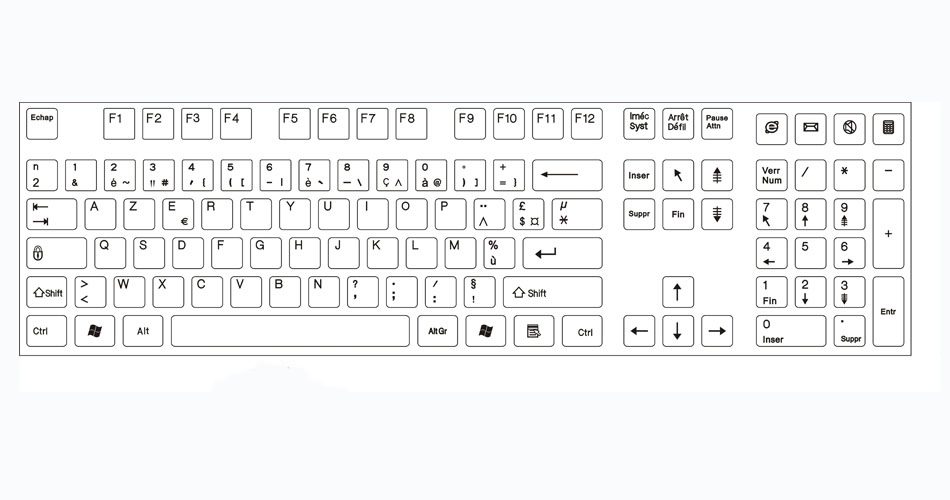
#> input picture Logitech-Keypad/azerty.jpg, 950 x 500 px
$ python -i paper_writing.py   (imports and definitions only)   (older library calls are emulated)
#> lines starting #> are read from the running program, lines starting #| are printed output that depends on the picture; after the words box and inside, x2 and y2 are one past the last pixel; in counts of white or black regions, pixels touching at a corner belong together
#> further down, picture is the input picture: shape (500, 950, 3); mean B, G, R 245, 244.2, 243.8
### Logitech-Keypad/paper_selection.py
"""Select a marked region from a captured RGB page using OpenCV's BGR image."""

from dataclasses import dataclass
from typing import Optional, Tuple

import cv2
import numpy as np

Bounds = Tuple[int, int, int, int]


@dataclass(frozen=True)
class PaperSelection:
    """A crop and its half-open pixel bounds in the unmodified source frame."""

    image: np.ndarray
    bounds: Optional[Bounds]
    kind: str
    reason: str = ""


def select_paper_region(frame: np.ndarray, roi: Optional[Bounds] = None, *, allow_dashed=False) -> PaperSelection:
    """Use a manual rectangle, the contents of a drawn loop, or the full page.

    Draw one oval around the required ink, leaving a gap between the writing and
    the oval. The original frame stays available for review or another selection.
    """
#> called with allow_dashed = False
    if frame.dtype != np.uint8 or frame.ndim != 3 or frame.shape[2] != 3 or not frame.size:
        raise ValueError("Select paper from a non-empty BGR image.")
    height, width = frame.shape[:2]
#> height = 500; width = 950
    if roi is not None:
        if len(roi) != 4:
            raise ValueError("A selection needs two corners.")
        ax, ay, bx, by = roi
        left, right = sorted((max(0, min(width, ax)), max(0, min(width, bx))))
        top, bottom = sorted((max(0, min(height, ay)), max(0, min(height, by))))
        if right - left < 8 or bottom - top < 8:
            raise ValueError("Drag a larger selection around the writing.")
        bounds = int(left), int(top), int(right), int(bottom)
        x0, y0, x1, y1 = bounds
        return PaperSelection(frame[y0:y1, x0:x1].copy(), bounds, "manual")
    if min(height, width) < 48:
        return PaperSelection(frame, None, "full")

    scale = min(1.0, 1100 / max(width, height))
#> scale = 1
    preview = cv2.resize(frame, None, fx=scale, fy=scale, interpolation=cv2.INTER_AREA) if scale < 1 else frame
    gray = cv2.cvtColor(preview, cv2.COLOR_BGR2GRAY)
    block = min(81, max(31, (min(gray.shape) // 10) | 1))
#> block = 51
    ink = cv2.adaptiveThreshold(gray, 255, cv2.ADAPTIVE_THRESH_GAUSSIAN_C,
                                cv2.THRESH_BINARY_INV, block, 9)
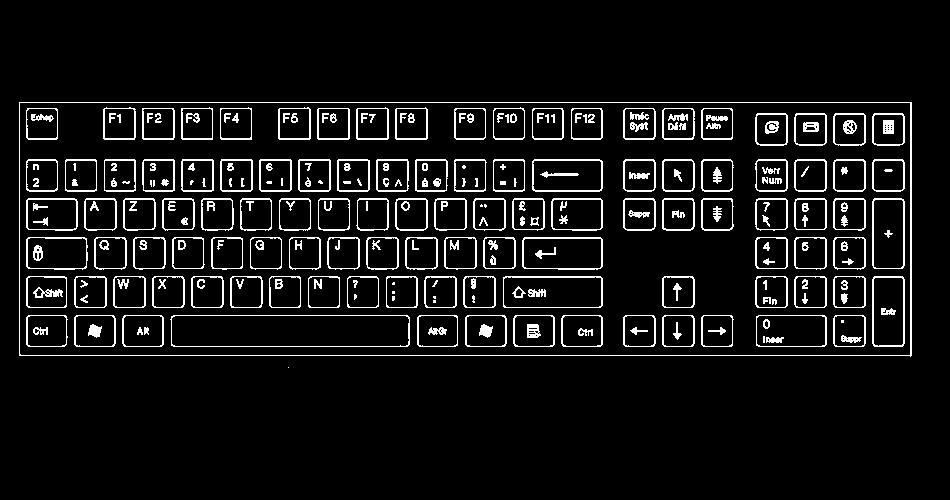
#> ink: shape (500, 950); 7.2% white in thin lines or dots, all inside (x1, y1, x2, y2) = (19, 102, 912, 368)
    candidates = _loops(ink, 3)
    if allow_dashed:
        for gap in (25, 17, 9):
            dashed = _loops(ink, gap)
            if dashed:
                candidates = dashed
                break
    if len(candidates) != 1:
        reason = "multiple circles" if candidates else ""
        return PaperSelection(frame, None, "full", reason)

    contour, (x, y, w, h) = candidates[0]
    source_scale = np.array([width / gray.shape[1], height / gray.shape[0]])
    margin = max(6, round(0.035 * min(w, h) / scale))
    x0 = max(0, int(x * source_scale[0]) - margin)
    y0 = max(0, int(y * source_scale[1]) - margin)
    x1 = min(width, int(np.ceil((x + w) * source_scale[0])) + margin)
    y1 = min(height, int(np.ceil((y + h) * source_scale[1])) + margin)
    mask = np.zeros((y1 - y0, x1 - x0), dtype=np.uint8)
    local_contour = np.rint(contour * source_scale).astype(np.int32) - np.array([x0, y0], dtype=np.int32)
    cv2.drawContours(mask, [local_contour], -1, 255, cv2.FILLED)
    inset = max(1, round(2 / scale))
    mask = cv2.erode(mask, np.ones((2 * inset + 1, 2 * inset + 1), dtype=np.uint8))
    cropped = frame[y0:y1, x0:x1].copy()
    cropped[mask == 0] = 255
    return PaperSelection(cropped, (x0, y0, x1, y1), "circle")


def _loops(ink, gap):
#> called with gap = 3
    kernel = cv2.getStructuringElement(cv2.MORPH_ELLIPSE, (gap, gap))
    strokes = (cv2.morphologyEx(ink, cv2.MORPH_CLOSE, kernel) if gap == 3
               else cv2.dilate(ink, kernel))
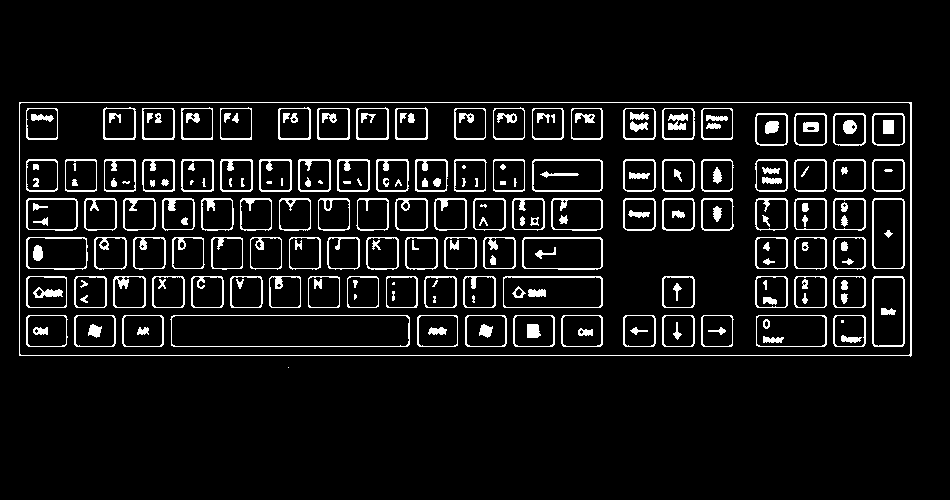
#> strokes: shape (500, 950); 7.5% white in thin lines or dots, all inside (x1, y1, x2, y2) = (19, 102, 912, 368)
    contours, hierarchy = cv2.findContours(strokes, cv2.RETR_TREE, cv2.CHAIN_APPROX_SIMPLE)
#> contours = 380 contours, 53 with area under 20; largest, box (x1, y1, x2, y2) and area: (19, 102, 912, 357) 225677, (19, 102, 911, 356) 225415, (170, 315, 410, 347) 7372, (171, 315, 410, 347) 7332, (503, 276, 603, 308) 3063
    if hierarchy is None:
        return []
    candidates = []
    joined = set()
    for inner, (_, _, child, parent) in enumerate(hierarchy[0]):
        if (gap == 3 and child < 0) or parent < 0 or hierarchy[0, parent, 3] >= 0 or parent in joined:
            continue
        contour = contours[inner]
        outer = contours[parent]
        if gap > 3:
            if len(outer) < 5:
                continue
            center, diameters, angle = cv2.fitEllipse(outer)
            axes = tuple(round(axis / 2 - gap / 2 - 4) for axis in diameters)
            if min(axes) < 12:
                continue
            contour = cv2.ellipse2Poly(tuple(round(v) for v in center), axes, round(angle), 0, 360, 5)
        x, y, w, h = cv2.boundingRect(contour)
        if (w < max(48, ink.shape[1] * 0.08) or h < max(24, ink.shape[0] * 0.045)
                or max(w / h, h / w) > 10):
            continue
        area = cv2.contourArea(contour)
        outer_area = cv2.contourArea(outer)
        if (not outer_area or area / outer_area < (0.64 if gap == 3 else 0.45)
                or not 0.50 <= area / (w * h) <= 0.93
                or area > ink.size * 0.78):
            continue
        if len(cv2.approxPolyDP(contour, max(1.5, 0.07 * min(w, h)), True)) < 5:
            continue
        hull_area = cv2.contourArea(cv2.convexHull(contour))
        if not hull_area or area / hull_area < 0.86:
            continue
        # A loop is a hollow stroke with separate ink inside it.
        enclosed = np.zeros((h, w), dtype=np.uint8)
        cv2.drawContours(enclosed, [contour], -1, 255, cv2.FILLED, offset=(-x, -y))
        clear_interior = cv2.erode(enclosed, np.ones((5, 5), dtype=np.uint8))
        interior_ink = cv2.countNonZero(cv2.bitwise_and(ink[y:y+h, x:x+w], clear_interior))
        if max(15, area * 0.003) <= interior_ink <= area * 0.38:
            if gap > 3:
                perimeter = np.zeros_like(ink)
                cv2.drawContours(perimeter, [contour], -1, 255, gap + 8)
                original = cv2.bitwise_and(perimeter, ink)
                _, _, stats, centroids = cv2.connectedComponentsWithStats(original)
                fragments = centroids[1:][stats[1:, cv2.CC_STAT_AREA] >= 5]
                quadrants = {(cx >= center[0], cy >= center[1]) for cx, cy in fragments}
                if len(quadrants) < 4:
                    continue
                joined.add(parent)
            candidates.append((contour, (x, y, w, h)))
#> this loop made 380 passes
#> (child, parent) on passes 1, 2, 4: (-1, -1), (2, -1), (4, 2)
#> after the loop, candidates = []; joined = 0 items
    return candidates

### Logitech-Keypad/paper_pen.py
"""Estimate a pen tip near a tracked writing grip in camera coordinates."""

from dataclasses import dataclass

import cv2
import numpy as np


# [152 lines left out: functions locate_pen, _centered_endpoint, draw_trajectory, split_strokes, stroke_bounds, render_strokes and 1 more, not called in this run]


def rotate_image(image, rotation):
    codes = {90: cv2.ROTATE_90_CLOCKWISE, 180: cv2.ROTATE_180, 270: cv2.ROTATE_90_COUNTERCLOCKWISE}
    return image if image is None or rotation % 360 == 0 else cv2.rotate(image, codes[rotation % 360])


# [59 lines left out: functions render_trace, find_closed_loop, not called in this run]


@dataclass(frozen=True)
class PenTip:
    point: tuple
    grip: tuple
    radius: int
    scale: float
    visual: bool


def _landmark(hand, index):
    landmarks = hand.get("landmarks") or ()
    return np.asarray(landmarks[index]["pixel"], float) if index < len(landmarks) else None


# [44 lines left out: functions pen_grip, estimate_pen_tip, not called in this run]


class OneEuro:
    """One Euro filter: steady when the pen is slow, responsive when it moves quickly."""

    # [4 lines left out: function __init__, not called in this run]

    @staticmethod
    def _alpha(dt, cutoff):
        return 1 / (1 + 1 / (2 * np.pi * cutoff * dt))

    # [11 lines left out: function __call__, not called in this run]


class PenTipTracker:
    """Smoothed pen-tip landmark per hand, with a grip-to-tip offset learned from visible shafts."""

    def __init__(self):
        self.filters, self.bias = {}, {}

    # [15 lines left out: function update, not called in this run]

### Logitech-Keypad/paper_writing.py
"""Collect in-memory writing evidence from synchronized RGB frames and host hand landmarks.

While a recording runs, every writing-hand sample places a smoothed pen-tip landmark
(paper_pen.PenTipTracker). A tip sample counts as pen-down only once new ink is visible
under it compared with the reference frame captured when the key was pressed, so hover
moves drop out of the trajectory. The recognition crop is the pen-down trajectory joined
with nearby new ink. A small closed circle drawn last ends the recording on its own.
"""

from collections import deque
from dataclasses import dataclass
from typing import Optional

import cv2
import numpy as np

from paper_pen import PenTipTracker, find_closed_loop, pen_grip, render_strokes, stroke_bounds
from paper_selection import PaperSelection, select_paper_region

INK_DELTA = 28  # Gray levels a pixel must darken against the reference frame to count as ink.
# Exposure-normalized ink tests: darkness is 1 - pixel / local paper brightness, so an
# auto-exposure or lighting change that scales the whole page does not create ink.
INK_DARK = 0.07  # New ink is at least this much darker than the paper around it ...
INK_GAIN = 0.07  # ... and darker by at least this much than the same spot before writing.
# Faint ballpoint on an overexposed page measured only 0.07-0.09 darker than the paper on the
# LVNext camera, while frame-to-frame noise stays below that in components of a few pixels.
PAPER_SHARE = 0.6  # A tip sample over a region darker than this share of the paper is off the page.


@dataclass(frozen=True)
class WritingSelection:
    page: PaperSelection
    evidence: np.ndarray = None
    trace: np.ndarray = None
    trace_reliable: bool = False
    end_marked: bool = False
    strokes: tuple = ()  # Pen-down strokes in frame coordinates, in writing order.
    rotation: int = 0  # Clockwise degrees that turn the frame upright for the writer.
    text_height: float = 0.0  # Typical glyph height in frame pixels.


@dataclass
class TipSample:
    time: float
    point: tuple
    visual: bool = False
    down: Optional[bool] = None  # Unknown until the paper under the sample is visible.
    wrist: Optional[tuple] = None


@dataclass(frozen=True)
class EndCircle:
    side: str
    start: float
    center: tuple
    radius: float


# [40 lines left out: functions _gray, paper_bounds, _segment_distance, not called in this run]


class WritingSession:
    def __init__(self, baseline=None, area=None, *, end_circle=True):
        self.history = deque(maxlen=50)
        self.path = deque(maxlen=2000 if baseline is not None else 180)
        self.baseline = _gray(baseline) if baseline is not None else None
        # Full-resolution reference for thin ink under individual pen-tip samples.
        self.reference = cv2.cvtColor(baseline, cv2.COLOR_BGR2GRAY) if baseline is not None else None
        self.area = area
        # Some workflows (branch diagrams, copy marks) use circles as content, not as an end mark.
        self.end_circle_enabled = end_circle
        self.paper_level = None
        if self.reference is not None:
            x0, y0, x1, y1 = area or (0, 0, self.reference.shape[1], self.reference.shape[0])
            region = self.reference[y0:y1, x0:x1]
            self.paper_level = float(np.percentile(region, 90)) if region.size else 255.0
        self.last_sample = 0.0
        self.last_path = {}
        self.last_check = 0.0
        self.tips = {}
        self.tracker = PenTipTracker()
        self.current_tips = {}
        self.occluders = []
        self.occluded_at = float("-inf")
        self.end_marked = False
        self.end_circle = None
        self.finish_reason = None
        self.gain = 1.0
        width = baseline.shape[1] if baseline is not None else 640
        self.ink_radius = max(4, round(width * 0.006))

    # Observation -------------------------------------------------------------------------

    # [308 lines left out: functions observe, _occluder, _contains, _occluded, _ink_near, _ink_at and 9 more, not called in this run]

    # Selection -----------------------------------------------------------------------------------

    def select(self, frame, roi=None, *, narrow=True, marked_only=False, prefer_recent=False):
        if prefer_recent:
            selected = self._select_recording(frame, roi)
            if selected is not None and self.finish_reason is None:
                self.finish_reason = "circle" if self.end_marked else "key"
            return selected
        chosen = select_paper_region(frame, roi, allow_dashed=marked_only)
#> in select_paper_region, `candidates = _loops(ink, 3)`: candidates = []
#> in select_paper_region, `reason = "multiple circles" if candidates else ""`: reason = ''
        if chosen.reason or (marked_only and chosen.kind == "full"):
            return WritingSelection(chosen)
        changes = self._visible_changes(frame)
        if changes is None:
            return WritingSelection(chosen)
        if narrow and chosen.bounds is None:
            bounds = self._recent_bounds(changes)
            if bounds is not None:
                chosen = select_paper_region(frame, bounds)
        return WritingSelection(chosen, self._ink_crop(chosen, changes))

    def _end_center(self):
        return tuple(int(round(v)) for v in self.end_circle.center)

    def _end_erase_radius(self):
        return int(round(self.end_circle.radius * 1.4 + self.ink_radius))

    # [286 lines left out: functions _erase_end_circle, _select_recording, _rotation, _text_height, _ink_window, _page_shift and 5 more, not called in this run]

    def _visible_changes(self, frame):
        if len(self.history) < 3 or len(self.path) < 5:
            return None
        after = _gray(frame)
        height, width = after.shape
        full_height, full_width = frame.shape[:2]
        now = self.history[-1][0]
        path = self._writer_path() if self.baseline is not None else [item for item in self.path if now - item[0] <= 10]
        if len(path) < 5:
            return None
        before = self.baseline
        if before is None:
            before = next((gray for time, gray in self.history if time >= path[0][0] - 1), self.history[0][1])
        if before.shape != after.shape:
            return None
        near_hand = np.zeros(after.shape, dtype=np.uint8)
        for _, _, (x, y), radius in path:
            cv2.circle(near_hand, (round(x * width / full_width), round(y * height / full_height)),
                       max(8, round(radius * width / full_width)), 1, -1)
        tip_reach = max(6, round(3 * self.ink_radius * width / full_width))
        for sample in self.tips.get(path[0][1], ()):
            x, y = sample.point
            cv2.circle(near_hand, (round(x * width / full_width), round(y * height / full_height)), tip_reach, 1, -1)
        if self.area:
            x0, y0, x1, y1 = self.area
            x0, x1 = round(x0 * width / full_width), round(x1 * width / full_width)
            y0, y1 = round(y0 * height / full_height), round(y1 * height / full_height)
            outside = np.ones_like(near_hand, dtype=bool)
            outside[y0:y1, x0:x1] = False
            near_hand[outside] = 0
        # Align the visible surroundings, where the new strokes have less influence.
        window = cv2.createHanningWindow((width, height), cv2.CV_32F)
        window *= 1 - cv2.GaussianBlur(near_hand.astype(np.float32), (0, 0), 9)
        (dx, dy), response = cv2.phaseCorrelate(before.astype(np.float32), after.astype(np.float32), window)
        if response < 0.24 or abs(dx) > width * 0.025 or abs(dy) > height * 0.025:
            untouched = near_hand == 0
            differences = cv2.absdiff(before, after)[untouched]
            if not differences.size or np.mean(differences > 18) > 0.015:
                return None
            dx = dy = 0
        transform = np.array([[1, 0, dx], [0, 1, dy]], dtype=np.float32)
        before = cv2.warpAffine(before, transform, (width, height), borderMode=cv2.BORDER_REPLICATE)
        # Flatten lighting before differencing so wide shadows do not become strokes.
        ink = after.astype(np.int16)
        old = before.astype(np.int16)
        ink = cv2.GaussianBlur(after, (0, 0), 8).astype(np.int16) - ink
        old = cv2.GaussianBlur(before, (0, 0), 8).astype(np.int16) - old
        visible = (ink >= 9) & (ink - old >= 9) & (near_hand != 0)
        if self.area:
            # Keys, printed graphics, and lifted hands often leave strong edges but
            # also create broad intensity changes. Only retain marks on light paper.
            backdrop = cv2.GaussianBlur(before, (0, 0), 5)
            broad_change = cv2.GaussianBlur(cv2.absdiff(before, after), (0, 0), 8)
            visible &= (backdrop >= 150) & (broad_change < 45)
        if np.count_nonzero(visible) < 20:
            return None
        changes = np.full(after.shape, 255, dtype=np.uint8)
        changes[visible] = np.clip(255 - 7 * ink[visible], 0, 255).astype(np.uint8)
        return cv2.resize(changes, (full_width, full_height), interpolation=cv2.INTER_NEAREST)

>>> import cv2
>>> picture = cv2.imread('azerty.jpg')
>>> result = WritingSession().select(picture)
